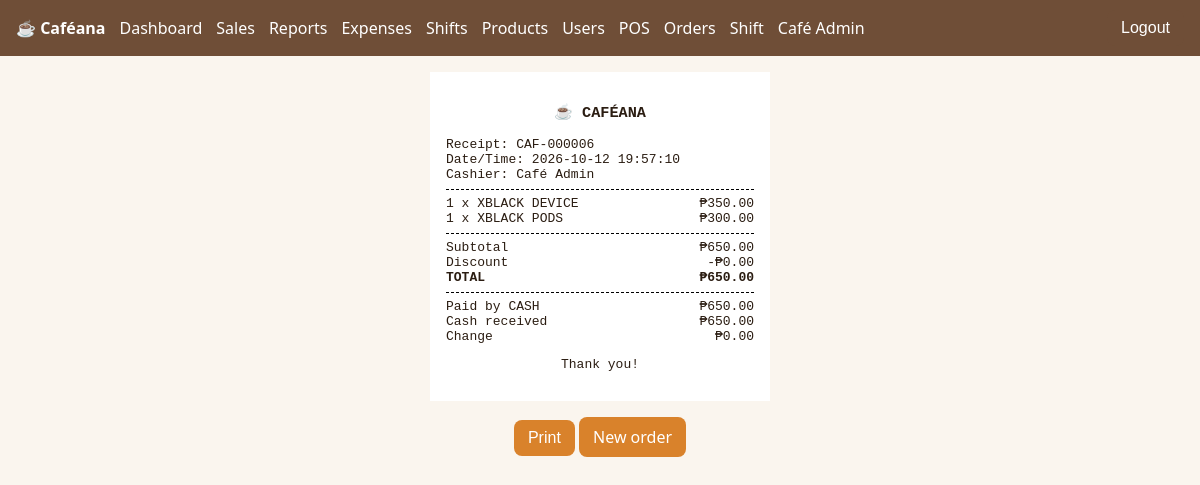
Screenshot of /receipt/6 (signed in) with the database file from the repository.
### tables this page shows
CREATE TABLE users(id INTEGER PRIMARY KEY,username TEXT UNIQUE NOT NULL,full_name TEXT NOT NULL,password_hash TEXT NOT NULL,
 role TEXT NOT NULL DEFAULT 'staff' CHECK(role IN('admin','staff')),status TEXT NOT NULL DEFAULT 'pending' CHECK(status IN('pending','active','rejected','inactive')),
 created_at TEXT NOT NULL DEFAULT(datetime('now','localtime')));

CREATE TABLE orders(id INTEGER PRIMARY KEY,user_id INTEGER NOT NULL REFERENCES users(id),shift_id INTEGER NOT NULL REFERENCES shifts(id),token TEXT UNIQUE NOT NULL,
 subtotal INTEGER NOT NULL,discount INTEGER NOT NULL DEFAULT 0,total INTEGER NOT NULL,created_at TEXT NOT NULL DEFAULT(datetime('now','localtime')));

CREATE TABLE order_items(id INTEGER PRIMARY KEY,order_id INTEGER NOT NULL REFERENCES orders(id),product_id INTEGER NOT NULL REFERENCES products(id),
 name TEXT NOT NULL,price INTEGER NOT NULL,qty INTEGER NOT NULL CHECK(qty>0));

CREATE TABLE payments(id INTEGER PRIMARY KEY,order_id INTEGER NOT NULL REFERENCES orders(id),method TEXT NOT NULL CHECK(method IN('cash','gcash')),
 amount INTEGER NOT NULL,cash_received INTEGER,change_given INTEGER);

### app.py (the view)
@app.route("/receipt/<int:oid>")
@login_required
def receipt(oid):
    o = q1("SELECT o.*,u.full_name cashier FROM orders o JOIN users u ON u.id=o.user_id WHERE o.id=?", (oid,))
    if not o or (g.user["role"] != "admin" and o["user_id"] != g.user["id"]): abort(404)
    return render_template("receipt.html", o=o, items=q("SELECT * FROM order_items WHERE order_id=?", (oid,)), pays=q("SELECT * FROM payments WHERE order_id=? ORDER BY method", (oid,)))

### app.py (called while the page is built)
def db():
    if "db" not in g:
        g.db = sqlite3.connect(DB); g.db.row_factory = sqlite3.Row
        g.db.execute("PRAGMA foreign_keys=ON"); g.db.execute("PRAGMA busy_timeout=5000")
    return g.db

@app.teardown_appcontext
def _close(e):
    d = g.pop("db", None)
    if d: d.close()

def q(sql, a=()): return db().execute(sql, a).fetchall()

def q1(sql, a=()): return db().execute(sql, a).fetchone()

@app.template_filter("peso")
def peso(c): return "₱{:,.2f}".format((c or 0) / 100)

@app.before_request
def load():
    g.user = None
    if session.get("uid"):
        g.user = q1("SELECT * FROM users WHERE id=? AND status='active'", (session["uid"],))
        if not g.user: session.clear()
    if request.method == "POST":
        t = request.form.get("csrf") or request.headers.get("X-CSRF") or ""
        if not secrets.compare_digest(t, session.get("csrf", "")): abort(400)

@app.after_request
def headers(r):
    r.headers["X-Frame-Options"] = "DENY"; r.headers["X-Content-Type-Options"] = "nosniff"; r.headers["Referrer-Policy"] = "same-origin"
    r.headers["Content-Security-Policy"] = "default-src 'self'; img-src 'self' https: data:; style-src 'self' 'unsafe-inline'; script-src 'self' 'unsafe-inline'; frame-ancestors 'none'; form-action 'self'"
    if not request.path.startswith("/static/"): r.headers["Cache-Control"] = "no-store"  # no cached financial pages after logout
    if PROD: r.headers["Strict-Transport-Security"] = "max-age=31536000"
    return r

@app.context_processor
def ctx():
    session.setdefault("csrf", secrets.token_hex(16)); return dict(csrf=session["csrf"], user=getattr(g, "user", None))

def login_required(f):
    @wraps(f)
    def w(*a, **k):
        if not g.user: return redirect(url_for("login"))
        return f(*a, **k)
    return w

### templates/receipt.html
{% extends "base.html" %}{% block body %}
<div class="rc">
  <h3 style="text-align: center">☕ CAFÉANA</h3>
  <div>Receipt: CAF-{{ '%06d'|format(o.id) }}</div>
  <div>Date/Time: {{ o.created_at }}</div>
  <div>Cashier: {{ o.cashier }}</div>
  <hr />
  {% for i in items %}
  <div class="r">
    <span>{{ i.qty }} x {{ i.name }}</span
    ><span>{{ (i.qty*i.price)|peso }}</span>
  </div>
  {% endfor %}
  <hr />
  <div class="r"><span>Subtotal</span><span>{{ o.subtotal|peso }}</span></div>
  <div class="r"><span>Discount</span><span>-{{ o.discount|peso }}</span></div>
  <div class="r"><b>TOTAL</b><b>{{ o.total|peso }}</b></div>
  <hr />
  {% for p in pays %}
  <div class="r">
    <span>Paid by {{ p.method|upper }}</span><span>{{ p.amount|peso }}</span>
  </div>
  {% if p.method=='cash' %}
  <div class="r">
    <span>Cash received</span><span>{{ p.cash_received|peso }}</span>
  </div>
  <div class="r"><span>Change</span><span>{{ p.change_given|peso }}</span></div>
  {% endif %}{% endfor %}
  <p style="text-align: center">Thank you!</p>
</div>
<p class="noprint" style="text-align: center">
  <button onclick="print()">Print</button>
  <a class="btn alt" href="/pos">New order</a>
</p>
{% endblock %}

### templates/base.html (shortened to what this page needs)
<!doctype html>
<html lang="en">
  <head>
    <link
      rel="stylesheet"
      href="{{ url_for('static',filename='style.css') }}"
    />
  </head>
  <body>
    {% if user %}
    <nav>
      <b>☕ Caféana</b> {% if user.role=='admin' %}<a href="/admin/dashboard"
        >Dashboard</a
      ><a href="/admin/sales">Sales</a><a href="/admin/reports">Reports</a
      ><a href="/admin/expenses">Expenses</a><a href="/admin/shifts">Shifts</a
      ><a href="/admin/products">Products</a><a href="/admin/users">Users</a>{%
      endif %} <a href="/pos">POS</a><a href="/orders">Orders</a
      ><a href="/shift">Shift</a><a href="/profile">{{ user.full_name }}</a>
      <form method="post" action="/logout">
        <input type="hidden" name="csrf" value="{{ csrf }}" /><button
          class="alt"
        >
          Logout
        </button>
      </form>
    </nav>
    {% endif %}
    <main>
      {% block body %}{% endblock %}
    </main>
  </body>
</html>

### static/style.css (style rules this page uses)
:root { --bg: #faf5ee; --brown: #6f4e37; --accent: #d9822b; }
* { box-sizing: border-box; }
body { margin: 0; font-family: system-ui, sans-serif; background: var(--bg); color: #2b1d12; }
nav { background: var(--brown); color: #fff; display: flex; gap: 14px; align-items: center; padding: 10px 16px; flex-wrap: wrap; }
nav a { color: #fff; text-decoration: none; }
nav form { margin-left: auto; }
main { padding: 16px; max-width: 1200px; margin: auto; }
button, .btn { background: var(--accent); color: #fff; border: 0; border-radius: 8px; padding: 9px 14px; cursor: pointer; font-size: 1rem; text-decoration: none; display: inline-block; }
button.alt { background: var(--brown); }
.rc { max-width: 340px; margin: auto; font-family: monospace; background: #fff; padding: 16px; }
.rc hr { border: 0; border-top: 1px dashed #000; }
.rc .r { display: flex; justify-content: space-between; }
a, button, .btn, input, select { transition: transform 0.15s ease, box-shadow 0.15s ease, background-color 0.15s ease, border-color 0.15s ease, color 0.15s ease; }

### rows the page displays
users: full_name "Café Admin", cashier "Café Admin"
orders: id "000006", created_at "2026-10-12 19:57:10", subtotal|peso "₱650.00", discount|peso "₱0.00", total|peso "₱650.00"
order_items: qty "1", name "XBLACK DEVICE", (i.qty*i.price)|peso "₱350.00"
order_items: qty "1", name "XBLACK PODS", (i.qty*i.price)|peso "₱300.00"
payments: method "CASH", amount|peso "₱650.00", cash_received|peso "₱650.00", change_given|peso "₱0.00"
